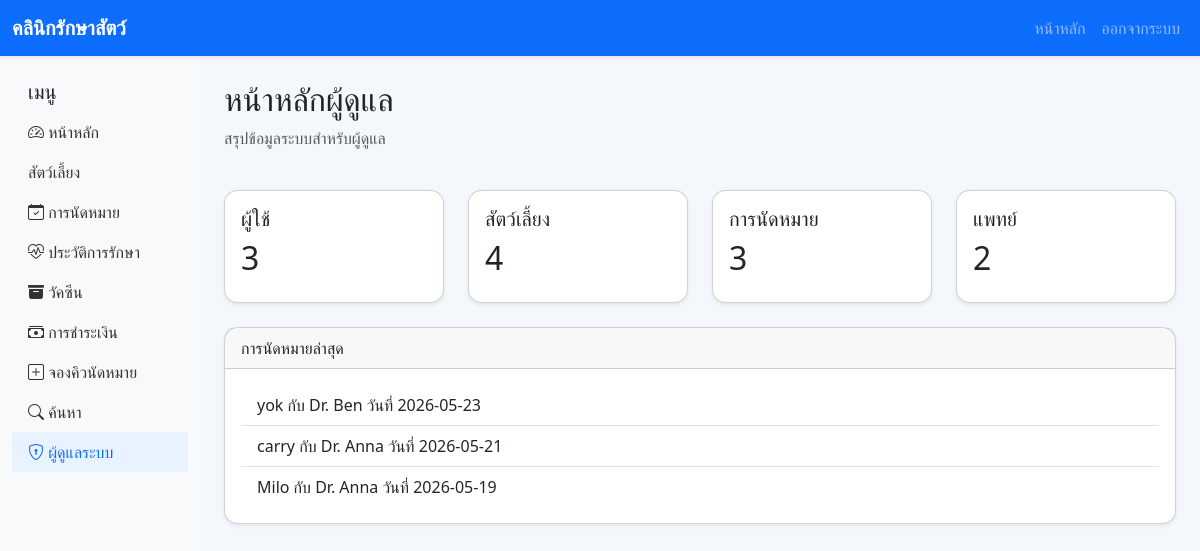
The page /admin/dashboard (signed in) on the database its author committed.
### models/appointment.py (models this page shows)
class Appointment(db.Model):
    __tablename__ = 'appointments'
    id = db.Column(db.Integer, primary_key=True)
    pet_id = db.Column(db.Integer, db.ForeignKey('pets.id'), nullable=False)
    doctor_id = db.Column(db.Integer, db.ForeignKey('doctors.id'), nullable=False)
    appointment_date = db.Column(db.Date, nullable=False)
    appointment_time = db.Column(db.String(20), nullable=False)
    status = db.Column(db.String(50), nullable=False, default='Pending')
    note = db.Column(db.Text, nullable=True)
    treatment = db.relationship('Treatment', backref='appointment', uselist=False)
    payment = db.relationship('Payment', backref='appointment', uselist=False)

### models/pet.py (models this page shows)
class Pet(db.Model):
    __tablename__ = 'pets'
    id = db.Column(db.Integer, primary_key=True)
    owner_id = db.Column(db.Integer, db.ForeignKey('users.id'), nullable=False)
    pet_name = db.Column(db.String(120), nullable=False)
    species = db.Column(db.String(80), nullable=False)
    breed = db.Column(db.String(100), nullable=True)
    age = db.Column(db.Integer, nullable=True)
    gender = db.Column(db.String(20), nullable=True)
    weight = db.Column(db.Float, nullable=True)
    image = db.Column(db.String(200), nullable=True)
    appointments = db.relationship('Appointment', backref='pet', lazy=True)
    vaccines = db.relationship('Vaccine', backref='pet', lazy=True)

### models/doctor.py (models this page shows)
class Doctor(db.Model):
    __tablename__ = 'doctors'
    id = db.Column(db.Integer, primary_key=True)
    doctor_name = db.Column(db.String(120), nullable=False)
    specialty = db.Column(db.String(120), nullable=False)
    phone = db.Column(db.String(50), nullable=True)
    email = db.Column(db.String(120), nullable=True)
    appointments = db.relationship('Appointment', backref='doctor', lazy=True)

### routes/admin.py (the view)
    def wrapper(*args, **kwargs):
        if not current_user.is_authenticated or not current_user.is_admin():
            flash('หน้านี้สำหรับผู้ดูแลระบบเท่านั้น', 'danger')
            return redirect(url_for('user.dashboard'))
        return func(*args, **kwargs)

### models/user.py (called while the page is built)
    def is_admin(self):
        return self.role == 'admin'

### routes/admin.py (called while the page is built)
def admin_required(func):
    def wrapper(*args, **kwargs):
        if not current_user.is_authenticated or not current_user.is_admin():
            flash('หน้านี้สำหรับผู้ดูแลระบบเท่านั้น', 'danger')
            return redirect(url_for('user.dashboard'))
        return func(*args, **kwargs)
    wrapper.__name__ = func.__name__
    return wrapper

@admin_bp.route('/dashboard')
@login_required
@admin_required
def dashboard():
    user_count = User.query.count()
    pet_count = Pet.query.count()
    appointment_count = Appointment.query.count()
    doctor_count = Doctor.query.count()
    payment_count = Payment.query.count()
    recent_appointments = Appointment.query.order_by(Appointment.appointment_date.desc()).limit(5).all()
    return render_template('admin/dashboard.html', user_count=user_count, pet_count=pet_count, appointment_count=appointment_count, doctor_count=doctor_count, payment_count=payment_count, recent_appointments=recent_appointments)

### templates/admin/dashboard.html (shortened to what this page needs)
{% extends 'base.html' %}
{% block content %}
<div class="d-flex justify-content-between align-items-center mb-4">
    <div>
        <h2>หน้าหลักผู้ดูแล</h2>
        <p class="text-muted">สรุปข้อมูลระบบสำหรับผู้ดูแล</p>
    </div>
</div>
<div class="row g-4">
    <div class="col-md-3"><div class="card shadow-sm"><div class="card-body"><h5>ผู้ใช้</h5><h2>{{ user_count }}</h2></div></div></div>
    <div class="col-md-3"><div class="card shadow-sm"><div class="card-body"><h5>สัตว์เลี้ยง</h5><h2>{{ pet_count }}</h2></div></div></div>
    <div class="col-md-3"><div class="card shadow-sm"><div class="card-body"><h5>การนัดหมาย</h5><h2>{{ appointment_count }}</h2></div></div></div>
    <div class="col-md-3"><div class="card shadow-sm"><div class="card-body"><h5>แพทย์</h5><h2>{{ doctor_count }}</h2></div></div></div>
</div>
<div class="row mt-4">
    <div class="col-lg-12">
        <div class="card shadow-sm">
            <div class="card-header">การนัดหมายล่าสุด</div>
            <div class="card-body">
                <ul class="list-group list-group-flush">
                    {% for appointment in recent_appointments %}
                    <li class="list-group-item">{{ appointment.pet.pet_name }} กับ {{ appointment.doctor.doctor_name }} วันที่ {{ appointment.appointment_date }}</li>
                    {% endfor %}
                </ul>
            </div>
        </div>
    </div>
</div>
{% endblock %}

### static/css/style.css (style rules this page uses)
body { background: #f4f7fb; min-height: 100vh; }
.card { border-radius: 0.85rem; }

### rows shown on the page
Appointment: pet.pet_name "yok", doctor.doctor_name "Dr. Ben", appointment_date "2026-05-23"
Appointment: pet.pet_name "carry", doctor.doctor_name "Dr. Anna", appointment_date "2026-05-21"
Appointment: pet.pet_name "Milo", doctor.doctor_name "Dr. Anna", appointment_date "2026-05-19"

### other values the page prints
{{ user_count }} "3"
{{ pet_count }} "4"
{{ appointment_count }} "3"
{{ doctor_count }} "2"
